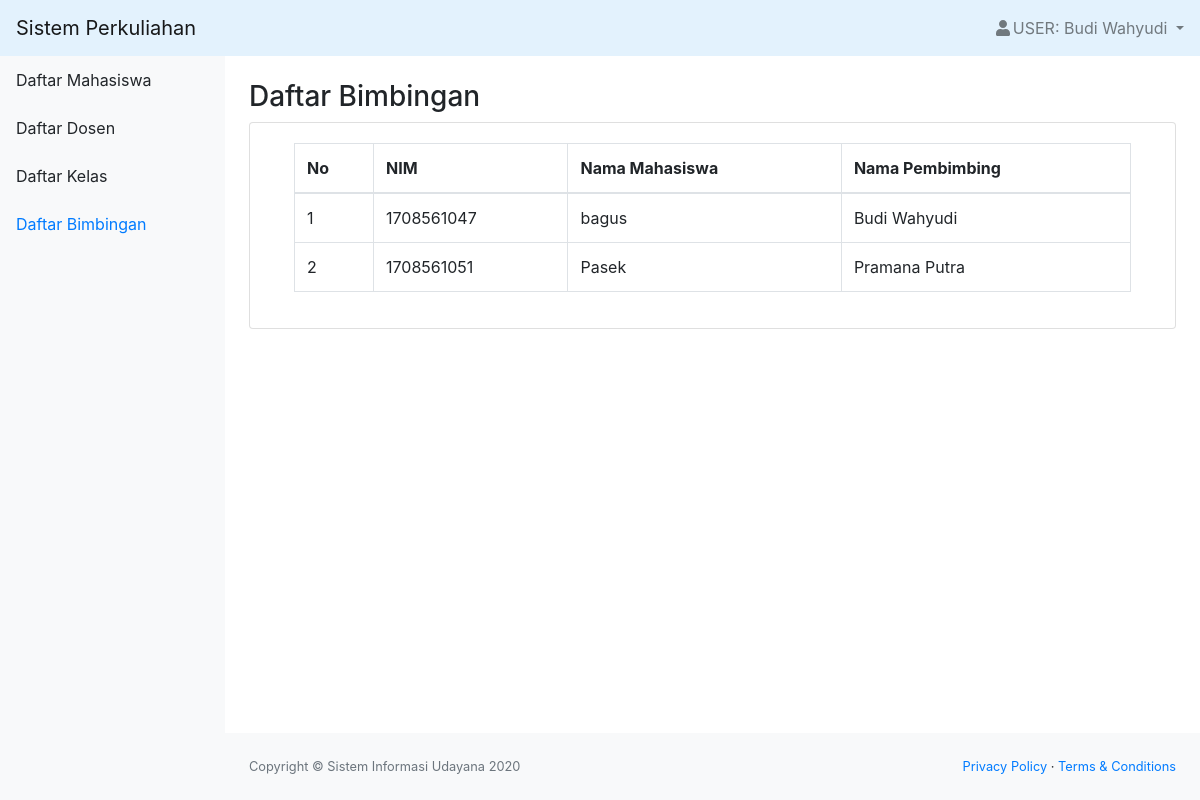
/bimbingan.php (signed in), run on an earlier commit of the app's database.
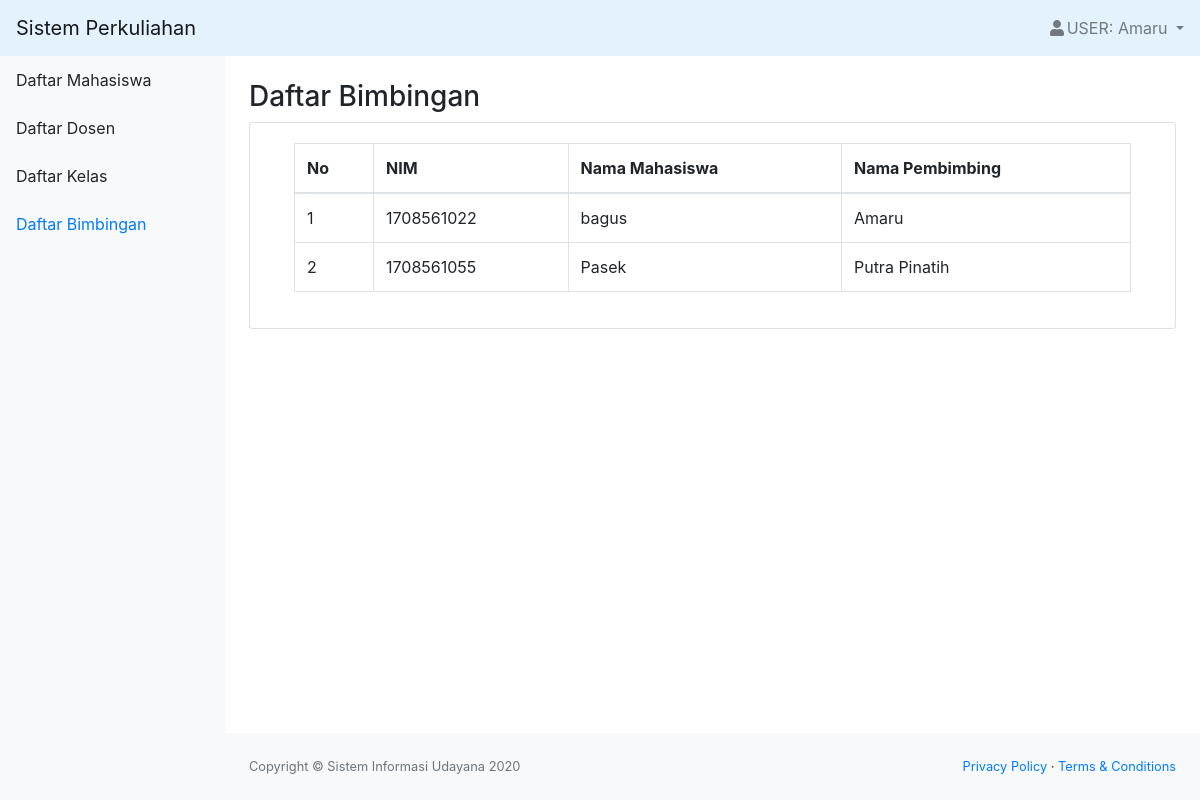
And on a later commit of the database.
### tables this page shows
CREATE TABLE `bimbingan` (
  `id_bimbingan` int(11) NOT NULL,
  `id_dosen` int(11) NOT NULL,
  `id_mahasiswa` int(11) NOT NULL
);

CREATE TABLE `mahasiswa` (
  `id_mahasiswa` int(11) NOT NULL,
  `role` char(1) NOT NULL,
  `nim` char(10) NOT NULL,
  `nama` varchar(50) NOT NULL,
  `email` varchar(50) NOT NULL,
  `alamat` varchar(50) NOT NULL,
  `tanggal_lahir` date NOT NULL,
  `status` varchar(20) NOT NULL,
  `password` varchar(300) NOT NULL
);

CREATE TABLE `dosen` (
  `id_dosen` int(11) NOT NULL,
  `role` char(1) NOT NULL,
  `nip` varchar(25) NOT NULL,
  `nidn` char(10) NOT NULL,
  `nama` varchar(50) NOT NULL,
  `email` varchar(50) NOT NULL,
  `alamat` varchar(50) NOT NULL,
  `tanggal_lahir` date NOT NULL,
  `status` varchar(20) NOT NULL,
  `password` varchar(300) NOT NULL
);

### bimbingan.php (the view, shortened to what this page needs)
<?php
include "function.php";
$queryBimbingan = mysqli_query($koneksi, "SELECT bimbingan.id_bimbingan as id_bimbingan, mahasiswa.nim, dosen.nama as namados, mahasiswa.nama as namamah FROM bimbingan INNER JOIN dosen ON bimbingan.id_dosen=dosen.id_dosen INNER JOIN mahasiswa ON bimbingan.id_mahasiswa=mahasiswa.id_mahasiswa ORDER BY mahasiswa.nim asc");
$nama = $_SESSION['nama'];
?>
<!DOCTYPE html>
<html lang="en">
    <head>
        <link href="css/styles.css" rel="stylesheet" />
        <link href="https://cdn.datatables.net/1.10.20/css/dataTables.bootstrap4.min.css" rel="stylesheet" />
    </head>
    <body class="sb-nav-fixed">
        <nav class="sb-topnav navbar navbar-light" style="background-color: #e3f2fd;">
            <a class="navbar-brand" href="index.php">Sistem Perkuliahan</a>
            <ul class="navbar-nav ml-auto">
                <li class="nav-item dropdown">
                    <a class="nav-link dropdown-toggle" id="userDropdown" href="#" role="button" data-toggle="dropdown" aria-haspopup="true" aria-expanded="false"><i class="fas fa-user fa-fw"></i>USER: <?= $nama; ?> </a>
                </li>
            </ul>
        </nav>
        <div id="layoutSidenav">
            <div id="layoutSidenav_nav">
                <nav class="sb-sidenav accordion sb-sidenav-light" id="sidenavAccordion">
                    <div class="sb-sidenav-menu">
                        <div class="nav">
                            <a class="nav-link" href="mahasiswa.php">Daftar Mahasiswa</a>
                            <a class="nav-link" href="dosen.php">Daftar Dosen</a>
                            <a class="nav-link" href="kelas.php">Daftar Kelas</a>
                            <a class="nav-link active" href="bimbingan.php">Daftar Bimbingan</a>
                        </div>
                    </div>
                </nav>
            </div>
            <div id="layoutSidenav_content">
                <main>
                    <div class="container-fluid">
                        <h3 class="mt-4">Daftar Bimbingan</h3>
                        <div class="card mb-4">
                            <div class="card-body">
                                <div class="table-responsive">
                                    <div class="container">
                                        <table class="table table-bordered" id="dataTable" width="100%" cellspacing="0">
                                            <thead>
                                                <tr>
                                                    <th class="col-sm-auto">No</th>
                                                    <th class="col-sm-auto">NIM</th>
                                                    <th class="col-sm-auto">Nama Mahasiswa</th>
                                                    <th class="col-sm-auto">Nama Pembimbing</th>
                                                </tr>
                                            </thead>
                                            <?php $i=1;
                                            foreach ($queryBimbingan as $data) : ?>
                                                <tr>
                                                    <td><?= $i++; ?></td>
                                                    <td><?= $data['nim']; ?></td>
                                                    <td><?= $data['namamah']; ?></td>
                                                    <td><?= $data['namados']; ?></td>
                                                </tr>
                                                    <?php endforeach; ?>
                                        </table>
                                    </div>
                                </div>
                            </div>
                        </div>
                    </div>
                </main>
                <footer class="py-4 bg-light mt-auto">
                    <div class="container-fluid">
                        <div class="d-flex align-items-center justify-content-between small">
                            <div class="text-muted">Copyright &copy; Sistem Informasi Udayana 2020</div>
                            <div>
                                <a href="#">Privacy Policy</a>
                                &middot;
                                <a href="#">Terms &amp; Conditions</a>
                            </div>
                        </div>
                    </div>
                </footer>
            </div>
        </div>
    </body>
</html>

What changed in the data, as far as the page shows it:
changed through a linked row, bimbingan "bagus": id_mahasiswa.nim "1708561047" → "1708561022"; id_dosen.nama "Budi Wahyudi" → "Amaru"
changed through a linked row, bimbingan "Pasek": id_mahasiswa.nim "1708561051" → "1708561055"; id_dosen.nama "Pramana Putra" → "Putra Pinatih"
Also different on the page:
$nama: "Budi Wahyudi" → "Amaru"
